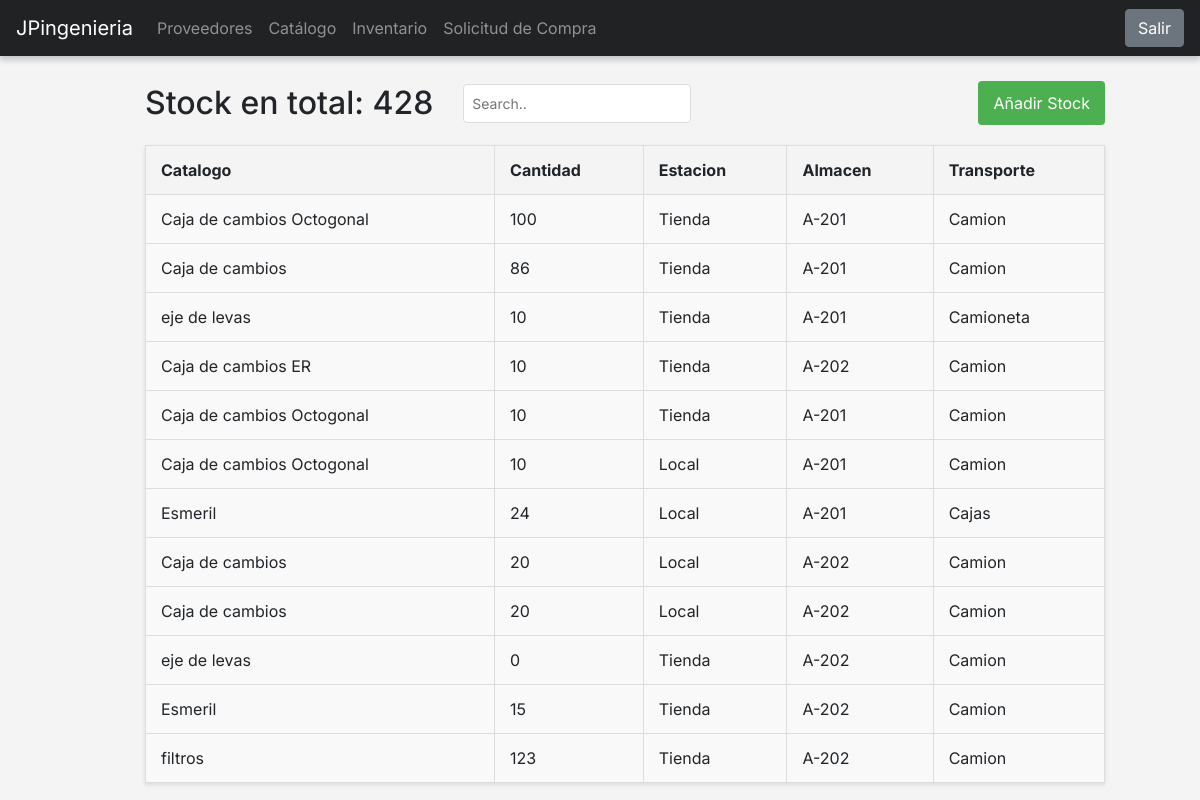
/inventario/inventario/, run on the app's committed database.
### api/models.py (models this page shows, shortened)
class Catalogue(models.Model):
    nombre = models.CharField(max_length=250)
    precio = models.DecimalField(max_digits=10, decimal_places=2)
    descripcion = models.CharField(max_length=250)
    proveedor = models.ForeignKey(Proveedor, on_delete=models.CASCADE)

class Stock(models.Model):
    catalogo = models.ForeignKey(Catalogue, on_delete=models.CASCADE)
    cantidad = models.PositiveIntegerField()
    estacion = models.CharField(max_length=100)
    almacen = models.CharField(max_length=100)
    transporte = models.CharField(max_length=100)

### inventario/views.py (the view)
# urls.py: path('inventario/', HomeStockView.as_view(), name="home_inventario"),
class HomeStockView(View):
    def get(self, request):
        try:
            stocks = Stock.objects.all()
            catalogo_ids = stocks.values_list('catalogo_id', flat=True).distinct()
            catalogos = Catalogue.objects.filter(id__in=catalogo_ids)
            catalogo_dict = {catalogo.id: {'nombre': catalogo.nombre, 'precio': catalogo.precio} for catalogo in catalogos}
            stocks_list = []
            for stock in stocks:
                catalogo_info = catalogo_dict.get(stock.catalogo_id, {"nombre": "Desconocido", "precio": 0})
                stock_dict = {
                    'id': stock.id,
                    'cantidad': stock.cantidad,
                    'catalogo': stock.catalogo_id,
                    'catalogo_nombre': catalogo_info['nombre'],
                    'catalogo_precio': catalogo_info['precio'],
                    'estacion': stock.estacion,
                    'almacen': stock.almacen,
                    'transporte': stock.transporte
                }
                stocks_list.append(stock_dict)
            sum_stocks = sum(item['cantidad'] for item in stocks_list)
            return render(request, 'inventario.html', {'sum_stocks': sum_stocks, 'stocks': stocks_list})
        except Exception as e:
            return HttpResponse(f"Error al obtener los catálogos: {str(e)}", status=500)

### inventario/templates/inventario.html (shortened to what this page needs)
{%extends "base.html"%}
{% block content %}
<div class="div-main">
            <div class="table-container">
                <div class="table-container">
                    <div class="header-table">
                        <div class="left-section">
                            <h2 class="proveedores-count">Stock en total: {{sum_stocks}}</h2>
                            <input type="text" id="searchInput" placeholder="Search.." class="search-input">
                        </div>
                        <form action="{% url 'form_inventario' %}">
                            <input type="submit"  class="add-proveedor-btn" value="Añadir Stock" />
                        </form>
                    </div>
                    <table id="proveedoresTable">
                        <thead>
                            <tr>
                                <th>Catalogo</th>
                                <th>Cantidad</th>
                                <th>Estacion</th>
                                <th>Almacen</th>
                                <th>Transporte</th>
                            </tr>
                        </thead>
                        <tbody>
                            {% for stock in stocks %}
                            <tr onclick="window.location.href='{% url 'detail_inventario' stock.id %}'" style="cursor: pointer;">
                                <td>{{ stock.catalogo_nombre  }}</td>
                                <td>{{ stock.cantidad }}</td>
                                <td>{{ stock.estacion }}</td>
                                <td>{{ stock.almacen }}</td>
                                <td>{{ stock.transporte }}</td>
                            </tr>
                            {% endfor %}
                        </tbody>
                    </table>
                </div>
            </div>
        </div>
    </div>
{% endblock content %}

### logistica/templates/base.html (style rules this page uses)
* { font-family: 'Inter', sans-serif; margin: 0; padding: 0; box-sizing: border-box; }
html, body { margin: 0; padding: 0; width: 100%; height: 100%; background-color: #f4f4f4; }

### inventario/templates/inventario.html (style rules this page uses)
.table-container { width: 100%; overflow-x: visible; margin-top: 25px; }
table { width: 100%; border-collapse: collapse; margin: 20px 0; box-shadow: 0 2px 4px rgba(0, 0, 0, 0.1); background-color: #ffffff; }
th, td { padding: 12px 15px; border: 1px solid #ddd; text-align: left; }
th { background-color: #f4f4f4; }
tr { background-color: #f9f9f9; }
.div-main { margin-left: 100px; margin-right: 50px; }
.header-table { display: flex; justify-content: space-between; align-items: center; margin-bottom: 20px; }
.left-section { display: flex; align-items: center; }
.proveedores-count { margin: 0; }
.search-input { margin-left: 30px; padding: 8px; border: 1px solid #ddd; border-radius: 4px; font-size: 14px; }
.add-proveedor-btn { padding: 10px 15px; background-color: #4CAF50; color: white; border: none; border-radius: 4px; cursor: pointer; font-size: 16px; }

### data on the page
Catalogue: catalogo_nombre "Caja de cambios Octogonal" "Caja de cambios Octogonal" "Caja de cambios Octogonal"
Stock: estacion "Tienda", almacen "A-201", transporte "Camion"
Catalogue: catalogo_nombre "Caja de cambios" "Caja de cambios" "Caja de cambios"
Stock: estacion "Tienda", almacen "A-201", transporte "Camion"
Catalogue: catalogo_nombre "eje de levas" "eje de levas"
Stock: estacion "Tienda", almacen "A-201", transporte "Camioneta"
Catalogue: catalogo_nombre "Caja de cambios ER"
Stock: estacion "Tienda", almacen "A-202", transporte "Camion"
Stock: estacion "Tienda", almacen "A-201", transporte "Camion"
Stock: estacion "Local", almacen "A-201", transporte "Camion"
Catalogue: catalogo_nombre "Esmeril" "Esmeril"
Stock: estacion "Local", almacen "A-201", transporte "Cajas"
Stock: estacion "Local", almacen "A-202", transporte "Camion"
Stock: estacion "Local", almacen "A-202", transporte "Camion"
Stock: estacion "Tienda", almacen "A-202", transporte "Camion"
Stock: estacion "Tienda", almacen "A-202", transporte "Camion"
Catalogue: catalogo_nombre "filtros"
Stock: estacion "Tienda", almacen "A-202", transporte "Camion"

### other printed values
{{ sum_stocks }} "428"
{{ stock.cantidad }} "100" "86" "10" "10" "10" "10" "24" "20" "20" "0" "15" "123"
